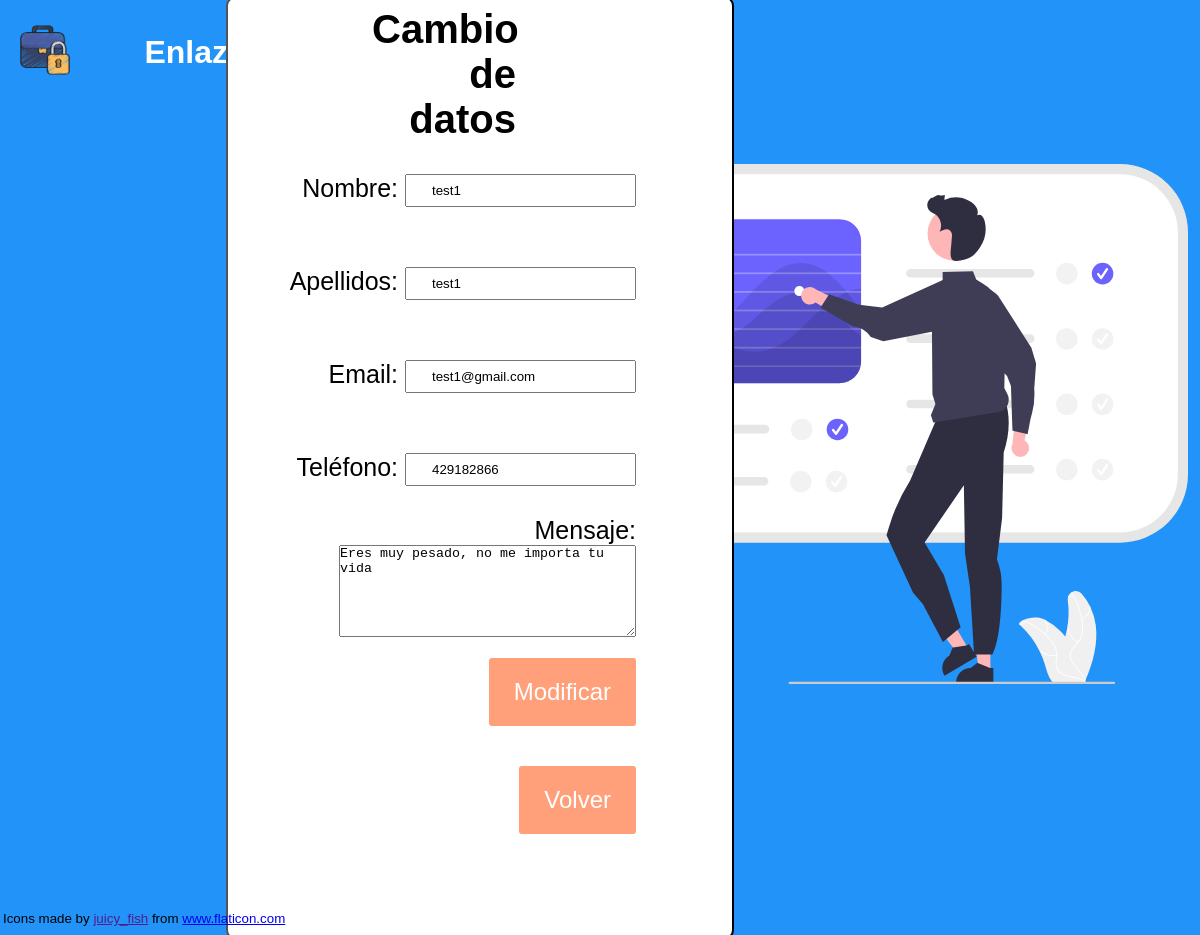
The app's page /app/modificarmensaje.php?id=0 with its own data.
### tables this page shows
CREATE TABLE comentarios (
  ID int(4) PRIMARY KEY,
  NRECEP varchar(20) NOT NULL,
  ARECEP varchar(20) NOT NULL,
  ERECEP varchar(40) NOT NULL,
  Telefono int(9) NOT NULL,
  MSG varchar(8000) NOT NULL,
  EMISOR varchar(40) NOT NULL
);

### app/modificarmensaje.php (the view, shortened to what this page needs)
<?php
    require("db_con.php");
    $id= $_GET["id"];
    $sql = "SELECT * FROM comentarios WHERE ID=?";
    $test= $conn->prepare($sql);
    $test->bind_param('i', $id);
    if ($test->execute()) {
        $result = $test->get_result();
        $com = $result->fetch_assoc();
        $NombreR= $com['NRECEP'];
        $ApellidosR= $com['ARECEP'];
        $EmailR =$com['ERECEP'];
        $TelefonoR =$com['Telefono'];
        $Mensaje =$com['MSG'];
    }
    echo
    "<!DOCTYPE html>
    <html lang='es'>
        <head>
            <meta charset='UTF-8'>
            <meta http-equiv='X-UA-Compatible' content='IE=edge'>
            <meta name='viewport' content='width=device-width, initial-scale=1.0'>
            <title>EnlazadIn perfil</title>
            <link rel='shortcut icon' href='/img/briefcase.png' type='image/x-icon'>
            <link rel='stylesheet' href='/css/perfil.css'>
        </head>
        <header>
            <div id='menu'>
                <ul>
                    <li id='logo'>
                        <a href='/index.html'>
                            <img src='/img/briefcase.png' width='50'>
                        </a>
                    </li>
                    <li id='nombre-pagina'>
                        <h1>EnlazadIN</h1>
                    </li>
                </ul>
            </div>
        </header>
        <body>
            <main>
                <form name='datos' method='post'>
                    <h1>Cambio de datos</h1>
                    Nombre: <input type='text' name='nombre' value={$NombreR}><br>
                    Apellidos: <input type='text' name='apellidos' value={$ApellidosR}><br>
                    Email: <input type='text' name='email' value={$EmailR}><br>
                    Teléfono: <input type='text' name='telefono' value={$TelefonoR}><br>
                    Mensaje: <textarea name='mensaje' rows='6' cols='35'>{$Mensaje}</textarea><br>
                    <input type='submit' name='modificar' class='button' value='Modificar' />
                </form>
                <form action='/foro.php'>
                    <button id='volver' class='button'>Volver</button>
                </form>
            </main>
            <div id='imagen'>
                <img src='img/undraw_Control_panel_re_y3ar.svg'>
            </div>
            <footer>
                Icons made by <a href='' title='juicy_fish'>juicy_fish</a> from <a href='https://www.flaticon.com/' title='Flaticon'>www.flaticon.com</a>
            </footer>
        </body>
    </html>";
?>

### app/css/perfil.css (style rules this page uses)
* { padding: 0; margin: 0; }
body { font-family: 'Lucida Sans', 'Lucida Sans Regular', 'Lucida Grande', 'Lucida Sans Unicode', Geneva, Verdana, sans-serif; background-color: #2293f8; background-size: cover; width: 100%; height: 100%; }
#logo { margin: 25px 20px; }
header { color: white; }
header #menu ul li h1 { padding: 0px 50px; }
header #menu ul li { display: inline-block; vertical-align: middle; }
main { background:white; color: black; border-radius: 10px; border-width:2px; border-style:outset; border-color: black; width: 475px; width: 40%; height: 940px; padding-left: 2%; position: absolute; top: 50%; left: 40%; transform: translate(-50%, -50%); }
main form { font-size: 25px; width: 80%; margin: 2% 0%; padding: 0px 0px; text-align: right; }
main form h1 { font-size: 40px; margin: 2px 120px; }
input[type="text"] { padding: 7px 25px; display: inline-block; vertical-align: middle; margin: 30px 0px; }
.button { background-color:lightsalmon; border: 0; border-radius: 3px; color: white; cursor: pointer; font-size: 24px; padding: 20px 25px; margin: 15px 0; }
#imagen img { margin-right: 1%; margin-top: 5%; vertical-align: middle; float: right; width: 700px; }
footer { margin: 3px 3px; position: absolute; bottom: 6px; width: 100%; font-size: smaller; }

### records on screen
comentarios: nombre "test1", apellidos "test1", email "test1@gmail.com", telefono "429182866", mensaje "Eres muy pesado, no me importa tu vida"
